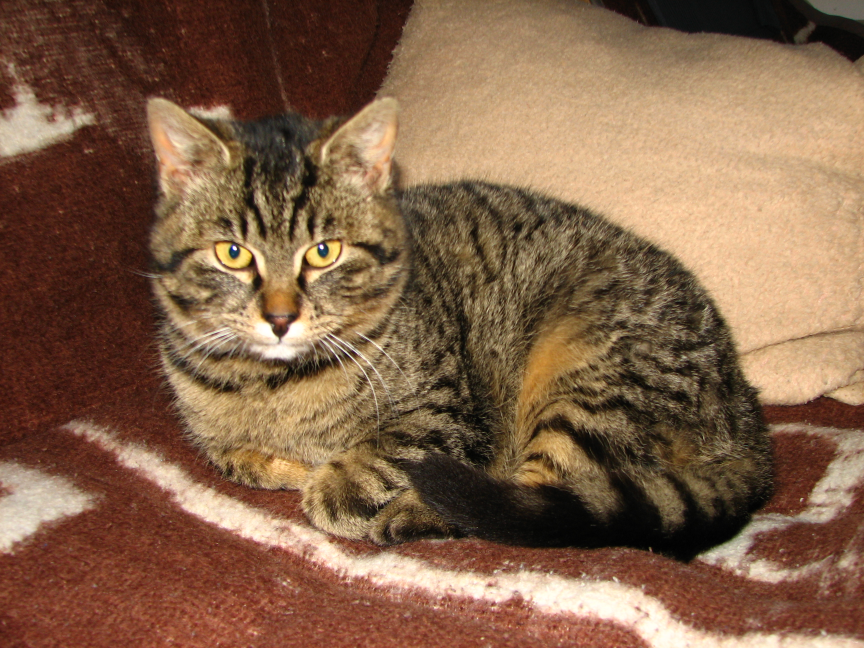
#> input picture image_file/cat.jpg, 2592 x 1944 px, found by its file name (shown at 1/3 size)
$ python mosaic_test.py
#> lines starting #> are read from the running program, lines starting #| are printed output that depends on the picture
#> further down, img is the input picture: shape (1944, 2592, 3); mean B, G, R 73.2, 98.6, 131.4
### image_analysis/mosaic.py
import cv2

def mosaic(img, rect, size):
#> called with rect = (150, 250, 2500, 1750), size = 10
    (x1,y1,x2,y2) = rect
    w = x2 - x1
    h = y2 - y1
    i_rect = img[y1:y2, x1:x2]
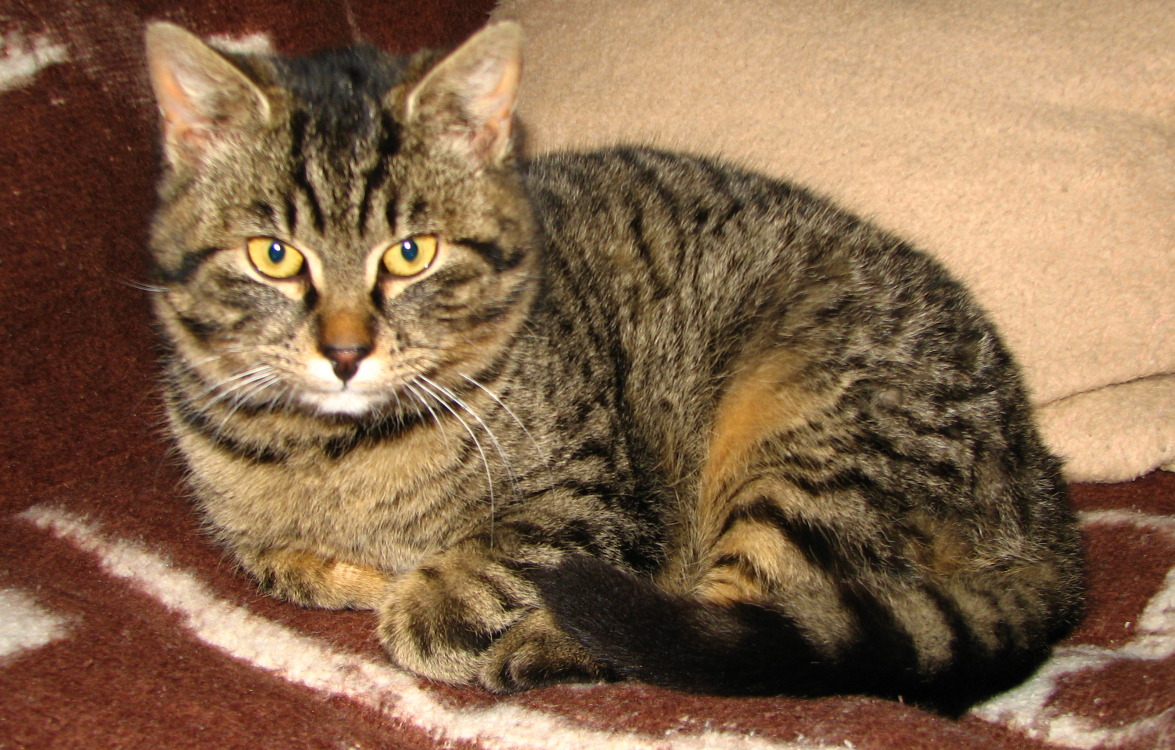
#> i_rect: shape (1500, 2350, 3) (shown at 1/2 size); mean B, G, R 75.8, 103.5, 133.6

    i_small = cv2.resize(i_rect, (size,size))
    i_mos = cv2.resize(i_small, (w,h), interpolation=cv2.INTER_AREA)
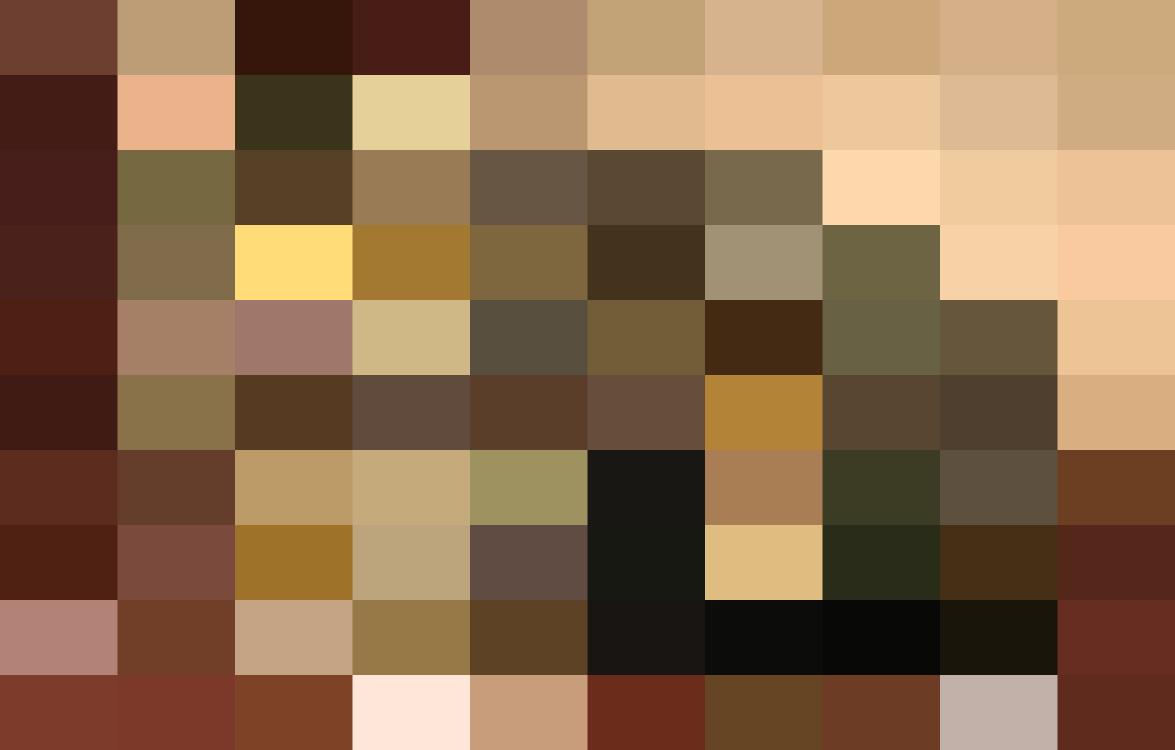
#> i_mos: shape (1500, 2350, 3) (shown at 1/2 size); mean of channels 0, 1, 2 76.4, 105.6, 136.6; drawn as B, G, R

    img2 = img.copy()
    img2[y1:y2,x1:x2] = i_mos
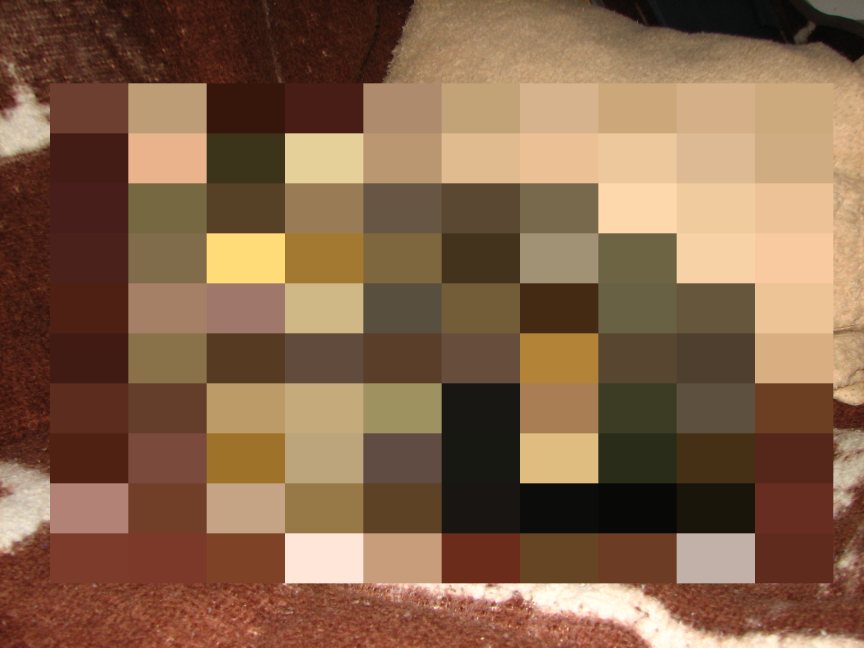
#> img2: shape (1944, 2592, 3) (shown at 1/3 size); mean B, G, R 73.6, 100.1, 133.4
    return img2

### image_analysis/mosaic_test.py
import matplotlib.pyplot as plt
import cv2
from mosaic import mosaic as mosaic

img = cv2.imread("cat.jpg")
mos = mosaic(img, (150,250,2500,1750), 10)

cv2.imwrite("cat-mosaic.png", mos)
plt.imshow(cv2.cvtColor(mos, cv2.COLOR_BGR2RGB))
plt.show()
